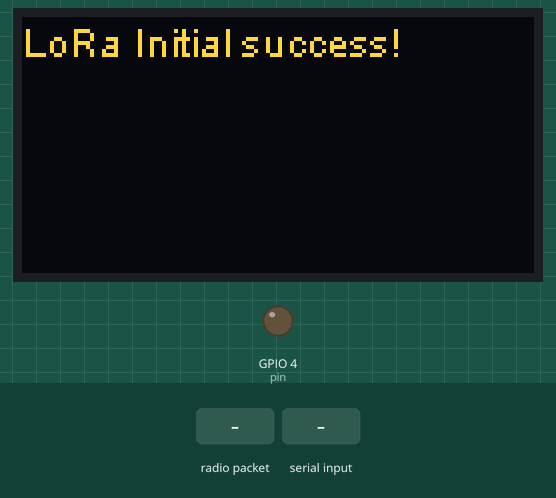
Simulated run of this sketch. Board: ESP32. Parts: 128×64 one-colour display, output pins drawn as LEDs (lit = HIGH). The inputs (shaded band) are chosen by the test bench. The OLED is the two-colour kind (top 16 rows yellow); what the sketch prints to the serial monitor is not drawn.

Above: at 1.5 s.
1.6 s: radio packet "*" arrives
At 3.2 s:
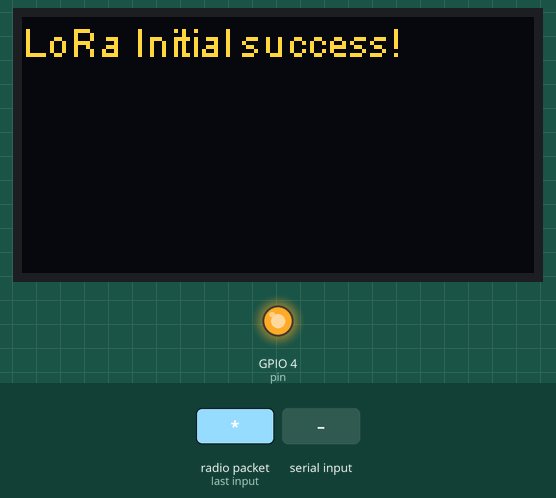
4.8 s: "*\n" received over Serial
7.0 s: "@\n" received over Serial
10.5 s: "1\n" received over Serial
Timing chart, 0 to 13.5 s (numbered marks = the images above; inputs shaded):
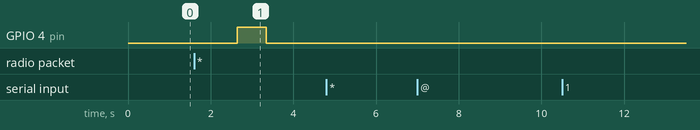

Measured:
- after the input at 1.6 s, GPIO 4 (pin): LOW → HIGH after 1.0 s, → LOW 0.70 s later
- after the input at 4.8 s, every drawn part: stays the same
- after the input at 7.0 s, every drawn part: stays the same
- after the input at 10.5 s, every drawn part: stays the same

The sketch:

Heltec_receiver_form_server_PC.ino
```cpp
#include "heltec.h"
#include <string.h>
#include <stdio.h>
#include <SoftwareSerial.h>  //EspSoftwareSerial by dirk kaar ver:8.1.0
#include "esp_system.h"
#include "esp_task_wdt.h"
#define rxpin 16
#define txpin 17
int pin = 4;
int flag = 0;
#ifdef ARDUINO_SAMD_MKRWAN1300
#error "This example is not compatible with the Arduino MKR WAN 1300 board!"
#endif
#define BAND 868E6  //you can set band here directly,e.g. 868E6,915E6
char c;
String p;
String myString;
char* STRCMP1 = 0;
char* STRCMP2 = 0;
char* STRCMP3 = 0;
char* STRCMP4 = 0;
char data0[120] = { 0 };
char data1[120] = { 0 };
char data2[120] = { 0 };
int flag0 = 0;
String firstPart;
String secondPart;
String thirdPart;
int pipeIndex;
  int pipeIndex2;
  int pipeIndex3;
void setup() {
  Heltec.begin(true /*DisplayEnable Enable*/, true /*Heltec.LoRa Disable*/, true /*Serial Enable*/, true /*PABOOST Enable*/, BAND /*long BAND*/);
  Serial.begin(9600);
  esp_task_wdt_init(50, false);  // Set timeout to 50 seconds
  esp_task_wdt_add(NULL);
  while (!Serial)
    ;
  pinMode(pin, OUTPUT);
  Serial.println("LoRa Receiver Callback");
  digitalWrite(pin, LOW);
  LoRa.onReceive(onReceive);
  LoRa.receive();
}

void loop() {

  esp_task_wdt_reset();
  if (Serial.available()) {
    delay(200);
    memset(data0, 0, sizeof(data0));
    Serial.readBytesUntil('\n', data0, 100);
    Serial.println("PC Serial received data(" + String(data0) + ")");
    STRCMP1 = strstr(data0, "*");
    STRCMP2 = strstr(data0, "@");
    if (STRCMP1) {
      Serial.println("gostatus commend sending to controller");
      memset(data1, 0, sizeof(data1));
      // delay(100);
      strcpy(data1, data0);
      // Serial.println("Received commond sending to the cooling tower(" + String(data1) + ")");
      delay(200);
      LoRa.beginPacket();
      LoRa.print(data1);
      LoRa.endPacket();
      delay(400);
      memset(data1, 0, sizeof(data1));
      memset(data0, 0, sizeof(data0));
    }
    if (STRCMP2) {
      delay(200);
      Serial.println("goaction commend sending to controller");
      memset(data2, 0, sizeof(data2));
      // delay(100);
      strcpy(data2, data0);
      // Serial.println("Received commond sending to the cooling tower(" + String(data2) + ")");
      delay(300);
      LoRa.beginPacket();
      LoRa.print(data2);
      LoRa.endPacket();
      delay(400);
      memset(data2, 0, sizeof(data2));
      memset(data0, 0, sizeof(data0));
    }
    delay(400);
    LoRa.receive();
  }
  if (flag0 == 1) {
    delay(300);
    Serial.println("lora data received uart done");
    digitalWrite(pin, HIGH);
    delay(300);
    if (pipeIndex != -1) {
      Serial.println(firstPart);
    }
    if (pipeIndex2 != -1) {
      Serial.println(secondPart);
    }
    if (pipeIndex3 != -1) {
      Serial.println(thirdPart);
    }
    myString.remove(0, 100);
    delay(400);
    digitalWrite(pin, LOW);
    flag0 = 0;
    LoRa.receive();
  }
  delay(2000);
}

void onReceive(int packetSize) {
  if (packetSize) {
    while (LoRa.available()) {
      c = ((char)LoRa.read());
      myString.concat(c);
    }
    pipeIndex = myString.indexOf('|');
    pipeIndex2 = myString.indexOf('|', pipeIndex + 1);
    pipeIndex3 = myString.indexOf('|', pipeIndex2 + 1);
    String firstPart = myString.substring(0, pipeIndex + 1);
    String secondPart = myString.substring(pipeIndex + 1, pipeIndex2 + 1);
    String thirdPart = myString.substring(pipeIndex2 + 1);
    // int pipeIndex = myString.indexOf('|');
    // if (pipeIndex != -1) {
    //   firstPart = myString.substring(0, pipeIndex + 1);
    //   secondPart = myString.substring(pipeIndex + 1);
    // } else {
    //   //Serial.println(myString);
    // }
    if (sizeof(myString) > 0) {
      Serial.println("flag high");
      flag0 = 1;
    }
  }
}
```
